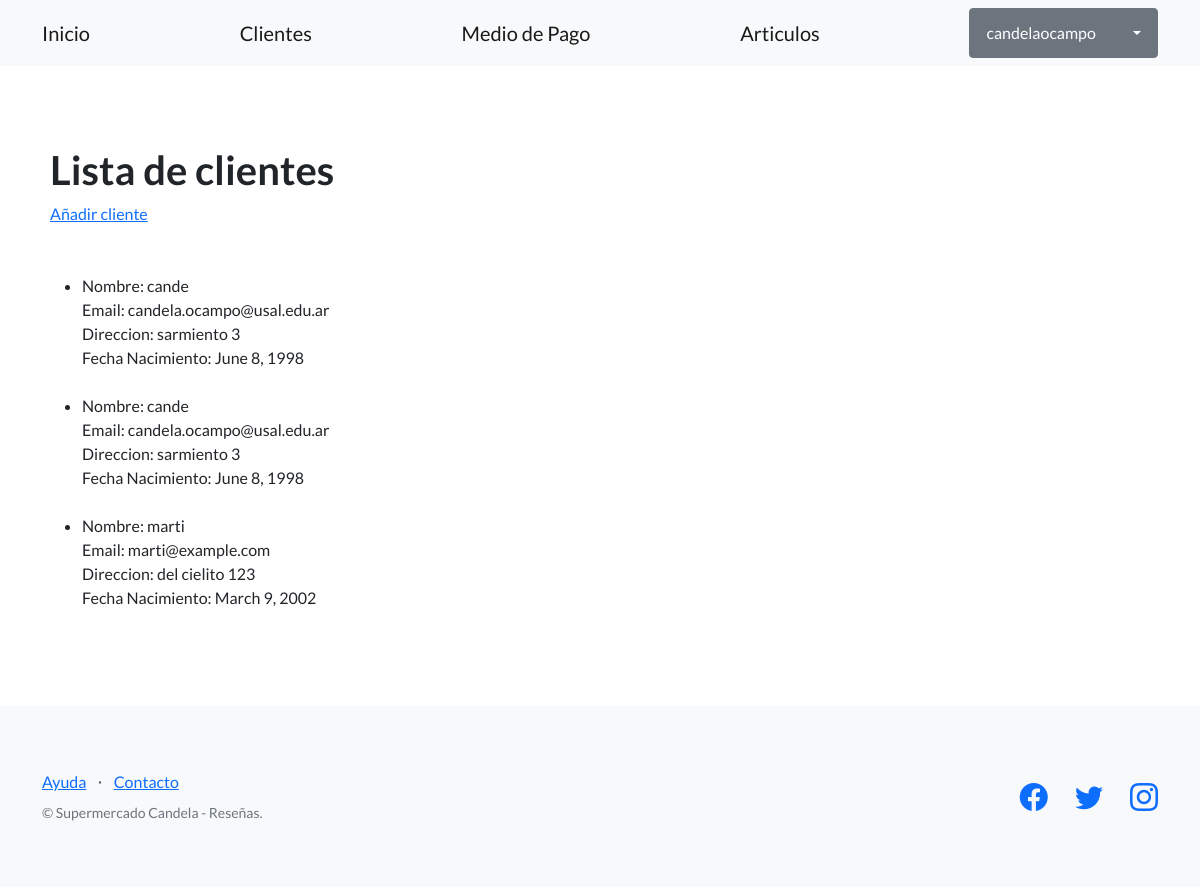
/Clientes/ (signed in), run on an earlier commit of the app's database.
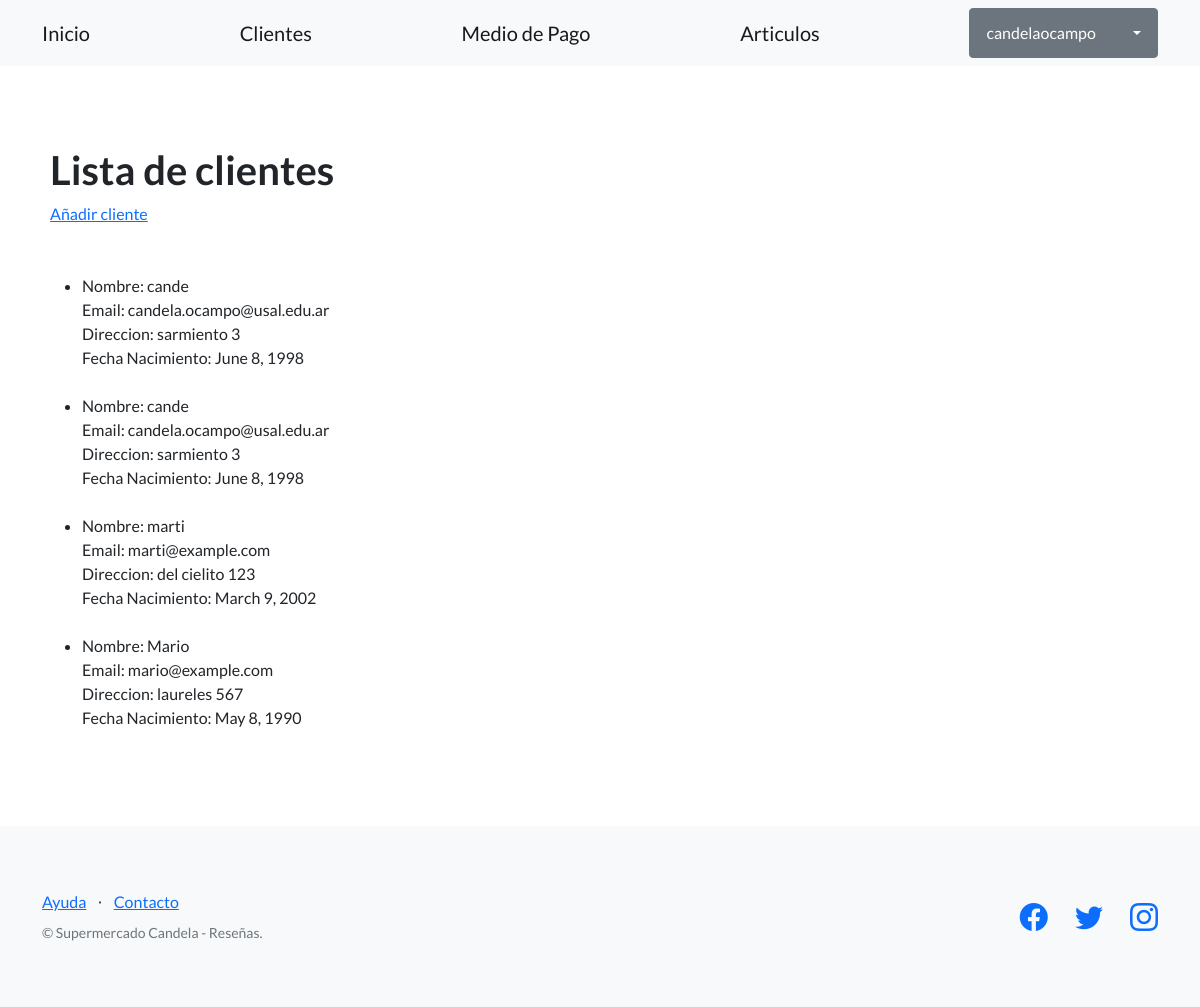
And on a later commit of the database.
### clientes/models.py (models this page shows, shortened)
class Clientes(models.Model):
    nombre = models.CharField(max_length=256)
    email = models.EmailField()
    direccion = models.CharField(max_length=256)
    fecha_nacimiento= models.DateField()

### clientes/views.py (the view)
# urls.py: path('Clientes/', listar_clientes, name='clientes'),
def listar_clientes(request):
    contexto = {
        'clientes' : Clientes.objects.all()
    }
    return render(
        request = request ,
        template_name = 'clientes/listar_clientes.html' ,
        context = contexto,
    )

### clientes/Templates/clientes/listar_clientes.html (shortened to what this page needs)
{% extends "clientes/inicio.html" %}
{% block contenido %}
<section>
    <div>
        <h1>Lista de clientes</h1>
        <a href="{% url "crear_clientes" %}">Añadir cliente</a>
        <br></br>
        <ul>
            {% for cliente in clientes %}<br>
            <li>Nombre: {{cliente.nombre}}<br>
                Email: {{cliente.email}}<br>
                Direccion: {{cliente.direccion}}<br>
                Fecha Nacimiento: {{cliente.fecha_nacimiento}}<br>
            </li>
            {% endfor %}
        </ul>
    </div>
</section>
{% endblock contenido %}

What changed in the data, as far as the page shows it:
added Clientes: nombre "Mario", email "mario@example.com", direccion "laureles 567", fecha_nacimiento "May 8, 1990"
